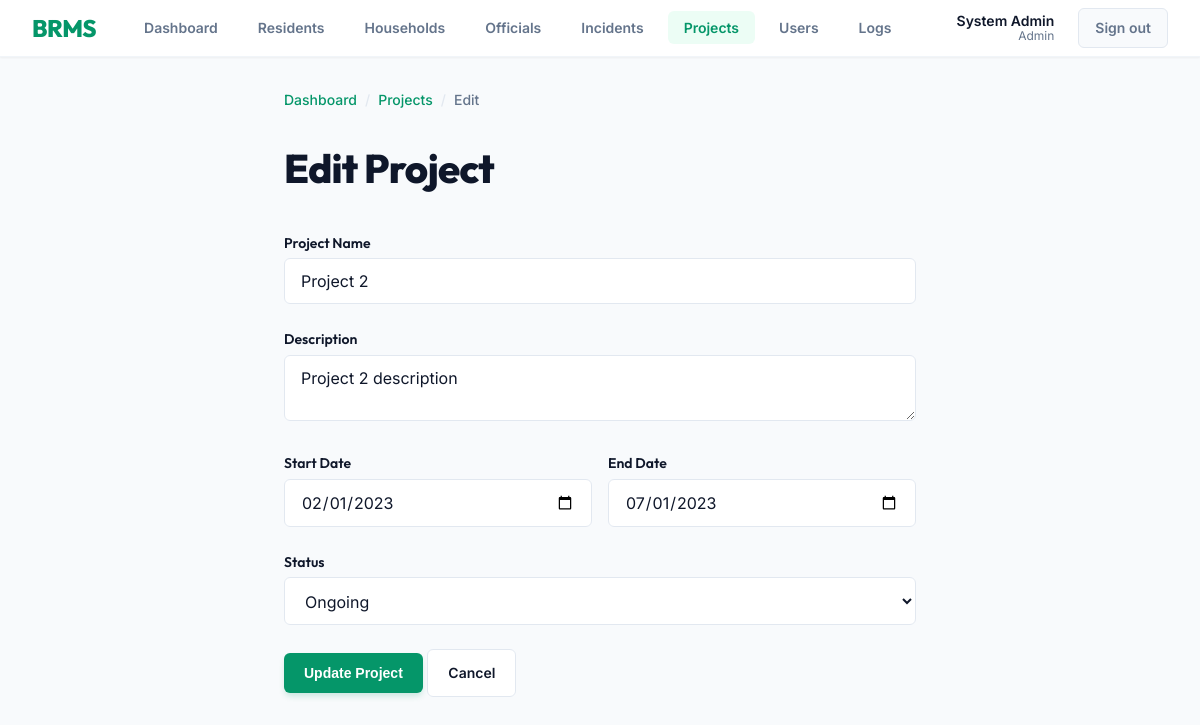
/projects/edit.php?id=2 (signed in), run on the app's committed database.
### tables this page shows
CREATE TABLE `tbl_projects` (
  `project_id` int(11) NOT NULL,
  `project_name` varchar(100) DEFAULT NULL,
  `project_description` text DEFAULT NULL,
  `start_date` date DEFAULT NULL,
  `end_date` date DEFAULT NULL,
  `project_status` varchar(50) DEFAULT NULL
);

### projects/edit.php (the view, shortened to what this page needs)
<?php
include '../db.php';
$id = $_GET['id'];
$query = "SELECT * FROM tbl_projects WHERE project_id = $id";
$result = mysqli_query($conn, $query);
$project = mysqli_fetch_assoc($result);
?>
<!DOCTYPE html>
<html lang="en">
<head>
    <link rel="stylesheet" href="../style.css">
</head>
<body>
    <?php include '../navbar.php'; ?>
    <div class="page-shell page-shell--narrow page-content">
        <div class="breadcrumb-bar">
            <a href="../index.php">Dashboard</a>
            <span class="sep">/</span>
            <a href="index.php">Projects</a>
            <span class="sep">/</span>
            <span>Edit</span>
        </div>
        <div class="page-header">
            <h1>Edit Project</h1>
        </div>
        <form method="POST" id="edit-project-form">
            <div class="form-group">
                <label class="form-label" for="project_name">Project Name</label>
                <input type="text" id="project_name" name="project_name" class="form-control" style="width:100%" value="<?php echo $project['project_name']; ?>" required>
            </div>
            <div class="form-group">
                <label class="form-label" for="project_description">Description</label>
                <textarea id="project_description" name="project_description" class="form-control" style="width:100%" required><?php echo $project['project_description']; ?></textarea>
            </div>
            <div class="form-group" style="display:flex; gap: 1rem;">
                <div style="flex:1">
                    <label class="form-label" for="start_date">Start Date</label>
                    <input type="date" id="start_date" name="start_date" class="form-control" style="width:100%" value="<?php echo $project['start_date']; ?>" required>
                </div>
                <div style="flex:1">
                    <label class="form-label" for="end_date">End Date</label>
                    <input type="date" id="end_date" name="end_date" class="form-control" style="width:100%" value="<?php echo $project['end_date']; ?>" required>
                </div>
            </div>
            <div class="form-group">
                <label class="form-label" for="project_status">Status</label>
                <select id="project_status" name="project_status" class="form-select" style="width:100%" required>
                    <option value="Ongoing" <?php if($project['project_status']=='Ongoing') echo 'selected'; ?>>Ongoing</option>
                </select>
            </div>
            <div class="form-actions">
                <button type="submit" class="btn-accent" id="update-project-btn">Update Project</button>
                <a href="index.php" class="btn-secondary">Cancel</a>
            </div>
        </form>
    </div>
</body>
</html>

### style.css (style rules this page uses)
:root { --color-primary: #059669; --color-primary-hover:#047857; --color-primary-light:#ecfdf5; --color-accent: #f59e0b; --color-accent-hover: #d97706; --color-accent-light: #fffbeb; --color-surface: #f8fafc; --color-surface-alt: #ffffff; --color-text: #0f172a; --color-text-muted: #64748b; --color-border: #e2e8f0; --color-border-light: #f1f5f9; --color-danger: #ef4444; --color-danger-soft: #fef2f2; --color-warning: #eab308; --color-warning-soft: #fefce8; --color-success: #10b981; --color-success-soft: #ecfdf5; --color-info: #3b82f6; --color-info-soft: #eff6ff; --space-xs: 0.25rem; --space-sm: 0.5rem; --space-md: 1rem; --space-lg: 1.5rem; --space-xl: 2rem; --space-2xl: 3rem; --space-3xl: 4rem; --font-heading: 'Outfit', system-ui, sans-serif; --font-body: 'Inter', system-ui, sans-serif; --text-xs: 0.75rem; --text-sm: 0.875rem; --text-base: 1rem; --text-md: 1.125rem; --text-lg: 1.5rem; --text-xl: 2rem; --text-2xl: 2.5rem; --radius-sm: 6px; --radius-md: 12px; --radius-lg: 16px; --radius-xl: 24px; --shadow-sm: 0 1px 2px 0 rgb(0 0 0 / 0.05); --shadow-md: 0 4px 6px -1px rgb(0 0 0 / 0.1), 0 2px 4px -2px rgb(0 0 0 / 0.1); --shadow-lg: 0 10px 15px -3px rgb(0 0 0 / 0.1), 0 4px 6px -4px rgb(0 0 0 / 0.1); --ease-out: cubic-bezier(0.16, 1, 0.3, 1); --duration: 200ms; }
*, *::before, *::after { box-sizing: border-box; }
body { font-family: var(--font-body); font-size: var(--text-base); color: var(--color-text); background-color: var(--color-surface); line-height: 1.6; -webkit-font-smoothing: antialiased; margin: 0; padding: 0; }
h1, h2, h3, h4, h5, h6 { font-family: var(--font-heading); color: var(--color-text); margin-top: 0; }
.page-shell { max-width: 1200px; margin: 0 auto; padding: var(--space-xl) var(--space-lg); }
.page-shell--narrow { max-width: 680px; }
.page-header { display: flex; align-items: center; justify-content: space-between; margin-bottom: var(--space-xl); gap: var(--space-md); }
.page-header h1 { font-size: var(--text-2xl); font-weight: 800; margin: 0; letter-spacing: -0.02em; color: var(--color-text); }
.btn-accent { display: inline-flex; align-items: center; gap: var(--space-xs); background-color: var(--color-primary); color: white; border: none; padding: 0.75rem 1.25rem; border-radius: var(--radius-sm); font-size: var(--text-sm); font-weight: 600; cursor: pointer; text-decoration: none; transition: all var(--duration) var(--ease-out); box-shadow: 0 4px 6px -1px rgb(5 150 105 / 0.2); }
.btn-secondary { display: inline-flex; align-items: center; gap: var(--space-xs); background-color: var(--color-surface-alt); color: var(--color-text); border: 1px solid var(--color-border); padding: 0.75rem 1.25rem; border-radius: var(--radius-sm); font-size: var(--text-sm); font-weight: 600; cursor: pointer; text-decoration: none; transition: all var(--duration) var(--ease-out); }
.form-group { margin-bottom: var(--space-lg); }
.form-label { display: block; font-family: var(--font-heading); font-weight: 600; font-size: var(--text-sm); color: var(--color-text); margin-bottom: var(--space-xs); }
.form-control, .form-select { width: 100%; font-family: var(--font-body); font-size: var(--text-base); padding: 0.75rem 1rem; border: 1px solid var(--color-border); border-radius: var(--radius-sm); background-color: var(--color-surface-alt); color: var(--color-text); transition: all var(--duration) var(--ease-out); }
.breadcrumb-bar { display: flex; align-items: center; gap: var(--space-sm); font-size: var(--text-sm); font-weight: 500; color: var(--color-text-muted); margin-bottom: var(--space-lg); }
.breadcrumb-bar a { color: var(--color-primary); text-decoration: none; }
.breadcrumb-bar .sep { color: var(--color-border); }
.page-content { animation: fadeSlideUp 400ms var(--ease-out) both; }

### data on the page
tbl_projects: project_name "Project 2", project_description "Project 2 description", start_date "02/01/2023", end_date "07/01/2023", project_status "Ongoing"

### other printed values
$_SESSION['full_name'] "System Admin"
$_SESSION['role'] "Admin"
